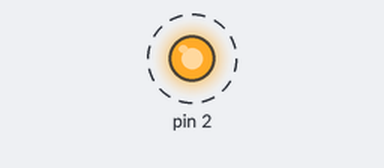
Bench run of a sketch on a simulated Arduino Uno, built with avr-gcc and run on an emulated ATmega328P. Parts: output pins drawn as LEDs (lit = HIGH). Dashed ring = blinking.

Above: at 0.3 s.
Timing chart, 0 to 3.0 s (numbered marks = the images above):
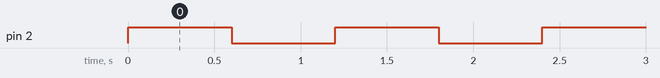

The sketch:

led.ino
```cpp
void setup() {
  pinMode(2, OUTPUT);
}

void loop() {
  digitalWrite(2, HIGH);
  delay(600);
  digitalWrite(2, LOW);
  delay(600);
}
```

Measured:
- by itself, pin 2: alternates HIGH for 0.60 s and LOW for 0.60 s
